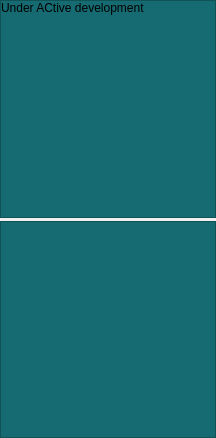
<?xml version="1.0" encoding="UTF-8"?>
<ui version="4.0">
 <class>Form</class>
 <widget class="QWidget" name="Form">
  <property name="geometry">
   <rect>
    <x>0</x>
    <y>0</y>
    <width>216</width>
    <height>438</height>
   </rect>
  </property>
  <property name="sizePolicy">
   <sizepolicy hsizetype="Preferred" vsizetype="Preferred">
    <horstretch>0</horstretch>
    <verstretch>0</verstretch>
   </sizepolicy>
  </property>
  <property name="minimumSize">
   <size>
    <width>200</width>
    <height>0</height>
   </size>
  </property>
  <property name="windowTitle">
   <string>Form</string>
  </property>
  <property name="windowOpacity">
   <double>1.000000000000000</double>
  </property>
  <layout class="QGridLayout" name="gridLayout">
   <property name="margin">
    <number>0</number>
   </property>
   <property name="spacing">
    <number>3</number>
   </property>
   <item row="1" column="0">
    <widget class="QScrollArea" name="scrollArea">
     <property name="styleSheet">
      <string notr="true">background-color: rgb(21, 107, 113);
</string>
     </property>
     <property name="widgetResizable">
      <bool>true</bool>
     </property>
     <widget class="QWidget" name="scrollLayout">
      <property name="geometry">
       <rect>
        <x>0</x>
        <y>0</y>
        <width>214</width>
        <height>216</height>
       </rect>
      </property>
      <layout class="QVBoxLayout" name="nodeArea">
       <property name="spacing">
        <number>0</number>
       </property>
       <property name="margin">
        <number>0</number>
       </property>
       <item>
        <widget class="QLabel" name="label">
         <property name="text">
          <string>Under ACtive development</string>
         </property>
        </widget>
       </item>
       <item>
        <spacer name="verticalSpacer">
         <property name="orientation">
          <enum>Qt::Vertical</enum>
         </property>
         <property name="sizeHint" stdset="0">
          <size>
           <width>20</width>
           <height>40</height>
          </size>
         </property>
        </spacer>
       </item>
      </layout>
     </widget>
    </widget>
   </item>
   <item row="2" column="0">
    <widget class="QScrollArea" name="scrollArea_2">
     <property name="styleSheet">
      <string notr="true">background-color: rgb(21, 107, 113);
</string>
     </property>
     <property name="widgetResizable">
      <bool>true</bool>
     </property>
     <widget class="QWidget" name="scroll2layout">
      <property name="geometry">
       <rect>
        <x>0</x>
        <y>0</y>
        <width>214</width>
        <height>215</height>
       </rect>
      </property>
      <property name="styleSheet">
       <string notr="true">QMenu{color:rgb(255,255,255);}
</string>
      </property>
      <layout class="QVBoxLayout" name="paramMenus">
       <property name="spacing">
        <number>0</number>
       </property>
       <property name="margin">
        <number>0</number>
       </property>
       <item>
        <spacer name="verticalSpacer_2">
         <property name="orientation">
          <enum>Qt::Vertical</enum>
         </property>
         <property name="sizeHint" stdset="0">
          <size>
           <width>20</width>
           <height>40</height>
          </size>
         </property>
        </spacer>
       </item>
      </layout>
     </widget>
    </widget>
   </item>
  </layout>
 </widget>
 <resources/>
 <connections/>
 <slots>
  <slot>reloadNodelist()</slot>
  <slot>toggleListen(bool)</slot>
 </slots>
</ui>
